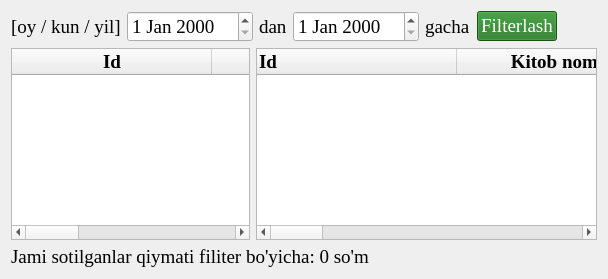
        <widget class="QWidget" name="tab_2">
         <attribute name="icon">
          <iconset resource="icons/images.qrc">
           <normaloff>:/image/history.png</normaloff>:/image/history.png</iconset>
         </attribute>
         <attribute name="title">
          <string>Tovar tarixi</string>
         </attribute>
         <layout class="QVBoxLayout" name="verticalLayout">
          <item>
           <layout class="QGridLayout" name="gridLayout_2">
            <item row="1" column="0">
             <layout class="QHBoxLayout" name="horizontalLayout_15" stretch="7,10">
              <item>
               <widget class="QTableWidget" name="tableWidget_8">
                <property name="font">
                 <font>
                  <family>Times New Roman</family>
                  <pointsize>14</pointsize>
                  <stylestrategy>PreferDefault</stylestrategy>
                 </font>
                </property>
                <property name="selectionMode">
                 <enum>QAbstractItemView::ExtendedSelection</enum>
                </property>
                <property name="selectionBehavior">
                 <enum>QAbstractItemView::SelectItems</enum>
                </property>
                <property name="sortingEnabled">
                 <bool>true</bool>
                </property>
                <attribute name="horizontalHeaderDefaultSectionSize">
                 <number>200</number>
                </attribute>
                <attribute name="verticalHeaderVisible">
                 <bool>false</bool>
                </attribute>
                <column>
                 <property name="text">
                  <string>Id</string>
                 </property>
                 <property name="font">
                  <font>
                   <family>Times New Roman</family>
                   <pointsize>14</pointsize>
                   <weight>75</weight>
                   <bold>true</bold>
                  </font>
                 </property>
                </column>
                <column>
                 <property name="text">
                  <string>Vaqt</string>
                 </property>
                 <property name="font">
                  <font>
                   <family>Times New Roman</family>
                   <pointsize>14</pointsize>
                   <weight>75</weight>
                   <bold>true</bold>
                  </font>
                 </property>
                </column>
                <column>
                 <property name="text">
                  <string>Umumiy hisob</string>
                 </property>
                 <property name="font">
                  <font>
                   <family>Times New Roman</family>
                   <pointsize>14</pointsize>
                   <weight>75</weight>
                   <bold>true</bold>
                  </font>
                 </property>
                </column>
                <column>
                 <property name="text">
                  <string>Kimdan</string>
                 </property>
                 <property name="font">
                  <font>
                   <family>Times New Roman</family>
                   <pointsize>14</pointsize>
                   <weight>75</weight>
                   <bold>true</bold>
                  </font>
                 </property>
                </column>
               </widget>
              </item>
              <item>
               <widget class="QTableWidget" name="tableWidget_9">
                <property name="sizePolicy">
                 <sizepolicy hsizetype="Expanding" vsizetype="Expanding">
                  <horstretch>0</horstretch>
                  <verstretch>0</verstretch>
                 </sizepolicy>
                </property>
                <property name="font">
                 <font>
                  <family>Times New Roman</family>
                  <pointsize>14</pointsize>
                  <stylestrategy>PreferDefault</stylestrategy>
                 </font>
                </property>
                <property name="selectionMode">
                 <enum>QAbstractItemView::ExtendedSelection</enum>
                </property>
                <property name="sortingEnabled">
                 <bool>true</bool>
                </property>
                <property name="rowCount">
                 <number>0</number>
                </property>
                <attribute name="horizontalHeaderDefaultSectionSize">
                 <number>200</number>
                </attribute>
                <attribute name="verticalHeaderVisible">
                 <bool>false</bool>
                </attribute>
                <column>
                 <property name="text">
                  <string>Id</string>
                 </property>
                 <property name="font">
                  <font>
                   <family>Times New Roman</family>
                   <pointsize>14</pointsize>
                   <weight>75</weight>
                   <bold>true</bold>
                  </font>
                 </property>
                 <property name="textAlignment">
                  <set>AlignLeading|AlignVCenter</set>
                 </property>
                </column>
                <column>
                 <property name="text">
                  <string>Kitob nomi</string>
                 </property>
                 <property name="font">
                  <font>
                   <family>Times New Roman</family>
                   <pointsize>14</pointsize>
                   <weight>75</weight>
                   <bold>true</bold>
                  </font>
                 </property>
                </column>
                <column>
                 <property name="text">
                  <string>Soni</string>
                 </property>
                 <property name="font">
                  <font>
                   <family>Times New Roman</family>
                   <pointsize>14</pointsize>
                   <weight>75</weight>
                   <bold>true</bold>
                  </font>
                 </property>
                </column>
                <column>
                 <property name="text">
                  <string>Umumiy hisob</string>
                 </property>
                 <property name="font">
                  <font>
                   <family>Times New Roman</family>
                   <pointsize>14</pointsize>
                   <weight>75</weight>
                   <bold>true</bold>
                  </font>
                 </property>
                </column>
                <column>
                 <property name="text">
                  <string>Kelish narx</string>
                 </property>
                 <property name="font">
                  <font>
                   <family>Times New Roman</family>
                   <pointsize>14</pointsize>
                   <weight>75</weight>
                   <bold>true</bold>
                  </font>
                 </property>
                </column>
                <column>
                 <property name="text">
                  <string>Sotish narxi</string>
                 </property>
                 <property name="font">
                  <font>
                   <family>Times New Roman</family>
                   <pointsize>14</pointsize>
                   <weight>75</weight>
                   <bold>true</bold>
                  </font>
                 </property>
                </column>
               </widget>
              </item>
             </layout>
            </item>
            <item row="0" column="0">
             <layout class="QHBoxLayout" name="horizontalLayout_14">
              <item>
               <widget class="QLabel" name="label_12">
                <property name="font">
                 <font>
                  <family>Times New Roman</family>
                  <pointsize>14</pointsize>
                  <stylestrategy>PreferDefault</stylestrategy>
                 </font>
                </property>
                <property name="text">
                 <string>[oy / kun / yil]</string>
                </property>
               </widget>
              </item>
              <item>
               <widget class="QDateEdit" name="dateEdit_3">
                <property name="font">
                 <font>
                  <family>Times New Roman</family>
                  <pointsize>14</pointsize>
                  <stylestrategy>PreferDefault</stylestrategy>
                 </font>
                </property>
               </widget>
              </item>
              <item>
               <widget class="QLabel" name="label_13">
                <property name="font">
                 <font>
                  <family>Times New Roman</family>
                  <pointsize>14</pointsize>
                  <stylestrategy>PreferDefault</stylestrategy>
                 </font>
                </property>
                <property name="text">
                 <string>dan</string>
                </property>
               </widget>
              </item>
              <item>
               <widget class="QDateEdit" name="dateEdit_4">
                <property name="font">
                 <font>
                  <family>Times New Roman</family>
                  <pointsize>14</pointsize>
                  <stylestrategy>PreferDefault</stylestrategy>
                 </font>
                </property>
               </widget>
              </item>
              <item>
               <widget class="QLabel" name="label_14">
                <property name="font">
                 <font>
                  <family>Times New Roman</family>
                  <pointsize>14</pointsize>
                  <stylestrategy>PreferDefault</stylestrategy>
                 </font>
                </property>
                <property name="text">
                 <string>gacha</string>
                </property>
               </widget>
              </item>
              <item>
               <widget class="QPushButton" name="pushButton_15">
                <property name="font">
                 <font>
                  <family>Times New Roman</family>
                  <pointsize>14</pointsize>
                  <stylestrategy>PreferDefault</stylestrategy>
                 </font>
                </property>
                <property name="styleSheet">
                 <string notr="true">background-color: rgb(31, 118, 28); color: white;</string>
                </property>
                <property name="text">
                 <string>Filterlash</string>
                </property>
               </widget>
              </item>
              <item>
               <spacer name="horizontalSpacer_32">
                <property name="font">
                 <font>
                  <family>Times New Roman</family>
                  <pointsize>16</pointsize>
                  <stylestrategy>PreferDefault</stylestrategy>
                 </font>
                </property>
                <property name="orientation">
                 <enum>Qt::Horizontal</enum>
                </property>
                <property name="sizeHint" stdset="0">
                 <size>
                  <width>40</width>
                  <height>20</height>
                 </size>
                </property>
               </spacer>
              </item>
             </layout>
            </item>
            <item row="2" column="0">
             <widget class="QLabel" name="label_15">
              <property name="font">
               <font>
                <family>Times New Roman</family>
                <pointsize>14</pointsize>
                <stylestrategy>PreferDefault</stylestrategy>
               </font>
              </property>
              <property name="text">
               <string>Jami sotilganlar qiymati filiter bo'yicha: 0 so'm</string>
              </property>
             </widget>
            </item>
           </layout>
          </item>
         </layout>
        </widget>
